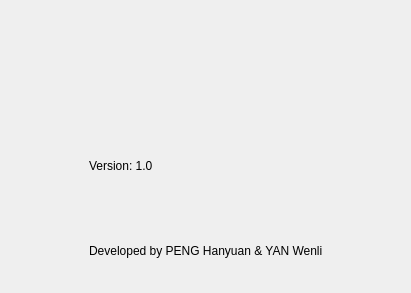
<?xml version="1.0" encoding="UTF-8"?>
<ui version="4.0">
 <class>Cool</class>
 <widget class="QDialog" name="Cool">
  <property name="geometry">
   <rect>
    <x>0</x>
    <y>0</y>
    <width>411</width>
    <height>293</height>
   </rect>
  </property>
  <property name="windowTitle">
   <string>Dialog</string>
  </property>
  <widget class="QWidget" name="gridLayoutWidget">
   <property name="geometry">
    <rect>
     <x>0</x>
     <y>0</y>
     <width>411</width>
     <height>291</height>
    </rect>
   </property>
   <layout class="QGridLayout" name="gridLayout">
    <item row="1" column="2">
     <spacer name="horizontalSpacer_2">
      <property name="orientation">
       <enum>Qt::Horizontal</enum>
      </property>
      <property name="sizeHint" stdset="0">
       <size>
        <width>40</width>
        <height>20</height>
       </size>
      </property>
     </spacer>
    </item>
    <item row="1" column="0">
     <spacer name="horizontalSpacer">
      <property name="orientation">
       <enum>Qt::Horizontal</enum>
      </property>
      <property name="sizeHint" stdset="0">
       <size>
        <width>40</width>
        <height>20</height>
       </size>
      </property>
     </spacer>
    </item>
    <item row="2" column="1">
     <widget class="QLabel" name="label_2">
      <property name="text">
       <string>Version: 1.0</string>
      </property>
     </widget>
    </item>
    <item row="3" column="1">
     <widget class="QLabel" name="label_3">
      <property name="text">
       <string>Developed by PENG Hanyuan &amp; YAN Wenli</string>
      </property>
     </widget>
    </item>
    <item row="1" column="1">
     <widget class="QLabel" name="label">
      <property name="text">
       <string/>
      </property>
      <property name="pixmap">
       <pixmap resource="icons.qrc">:/images/2079.png</pixmap>
      </property>
     </widget>
    </item>
    <item row="0" column="1">
     <spacer name="verticalSpacer">
      <property name="orientation">
       <enum>Qt::Vertical</enum>
      </property>
      <property name="sizeType">
       <enum>QSizePolicy::Fixed</enum>
      </property>
      <property name="sizeHint" stdset="0">
       <size>
        <width>20</width>
        <height>40</height>
       </size>
      </property>
     </spacer>
    </item>
   </layout>
  </widget>
 </widget>
 <resources>
  <include location="icons.qrc"/>
 </resources>
 <connections/>
</ui>
